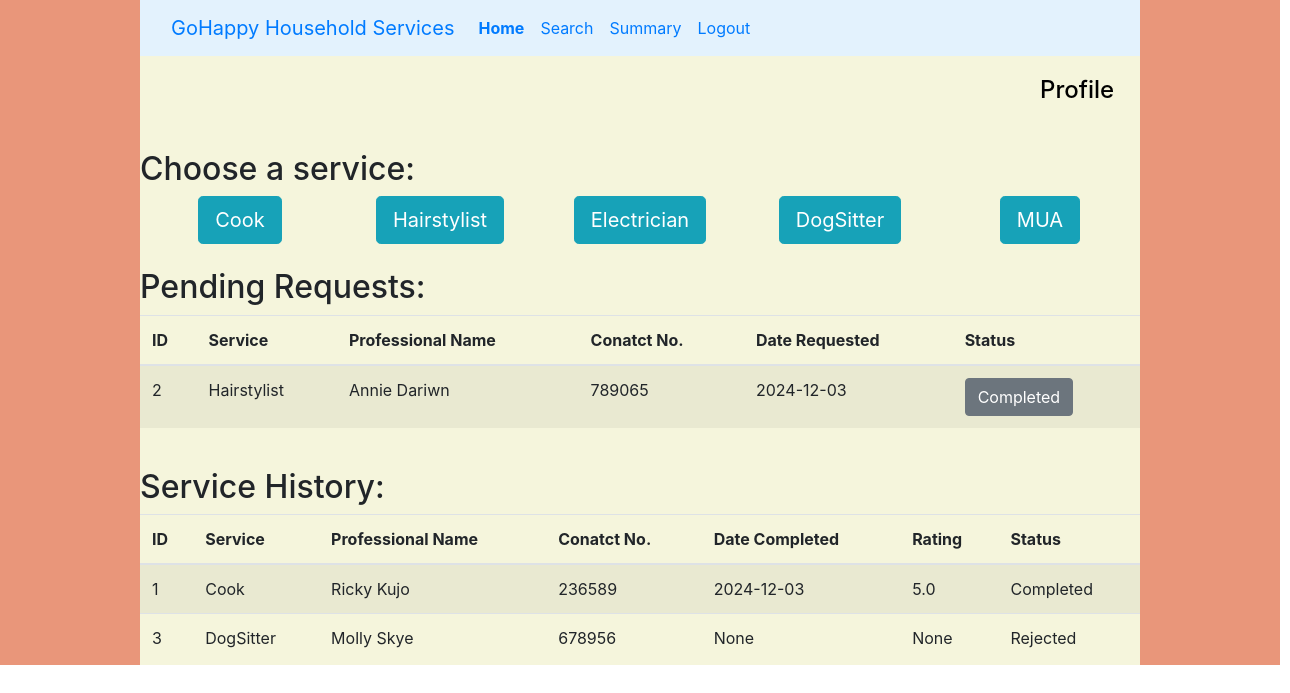
Page /dashb_customer/1 on the committed database.
### application/models.py (models this page shows)
class Services(db.Model):
    id=db.Column(db.Integer(), primary_key=True)
    name=db.Column(db.String(), nullable=False)
    baseprice=db.Column(db.Integer(), nullable=False)
    descr=db.Column(db.String(), nullable=False)
    searchdescr=db.Column(db.String(), nullable=False)

class Servicerequest(db.Model):
    bookingid=db.Column(db.Integer(), primary_key=True)
    custid=db.Column(db.String(), db.ForeignKey("customers.userid"), nullable=False)
    profesid=db.Column(db.String(), db.ForeignKey("professionals.userid"), nullable=False)
    datecreated=db.Column(db.String(), nullable=False)
    datecompleted=db.Column(db.String(), nullable=True)
    status=db.Column(db.String(), nullable=False)
    ratings=db.Column(db.Float(), nullable=True)
    remarks=db.Column(db.String(), nullable=True)

class Professionals(db.Model):
    userid=db.Column(db.Integer(), nullable=False, primary_key=True)
    fullname=db.Column(db.String(), nullable=False)
    contactno=db.Column(db.Integer(), nullable=False)
    emailid=db.Column(db.String(), nullable=False, unique = True)
    pswd=db.Column(db.String(), nullable=False)
    service=db.Column(db.String(), nullable=False)
    experience=db.Column(db.Integer(), nullable=False)
    address=db.Column(db.String(), nullable=False)
    searchaddress=db.Column(db.String(), nullable=False)
    pincode=db.Column(db.Integer(), nullable=False)
    avg_rating=db.Column(db.Float(), nullable=True)
    docs=db.Column(db.String, nullable=True)
    rating_sum=db.Column(db.Integer(), nullable=True)
    ratings_count=db.Column(db.Integer(), nullable=True)
    active=db.Column(db.String(), nullable=False)
    servicerequest = db.relationship('Servicerequest', backref='professionals')

### application/controllers.py (the view)
@app.route('/dashb_customer/<int:userid>', methods=['GET', 'POST'])
def dashbc(userid):
    services=Services.query.all()
    pendingreqs=db.session.query(Servicerequest.bookingid, Professionals.service, Professionals.fullname, Professionals.contactno, Servicerequest.datecreated, Servicerequest.status).join(Servicerequest).filter(Servicerequest.custid==userid, Servicerequest.status.in_(['Pending', 'Accepted']))
    servicehist=db.session.query(Servicerequest.bookingid, Professionals.service, Professionals.fullname, Professionals.contactno, Servicerequest.datecompleted, Servicerequest.ratings, Servicerequest.status).join(Servicerequest).filter(Servicerequest.custid==userid, Servicerequest.status.in_(['Completed', 'Rejected']))
    userdetails=Customers.query.get(userid)
    return render_template('dashb_customer.html', id=userid, services=services, pendingreqs=pendingreqs, servicehist=servicehist, userdetails=userdetails)

### templates/dashb_customer.html (shortened to what this page needs)
<!DOCTYPE html>
<html lang="en">
<head>
    <link href="https://stackpath.bootstrapcdn.com/bootstrap/4.5.2/css/bootstrap.min.css" rel="stylesheet">
    <link rel="stylesheet" href="/static/dashb.css">
</head>
<body>
<div id = "main">
<div id = "box">
    <nav class="navbar navbar-expand-lg bg-body-tertiary" style="background-color: #e3f2fd !important;">
        <div class="container-fluid">
        <a class="navbar-brand" href="#">GoHappy Household Services</a>
        <div class="collapse navbar-collapse" id="navbarNavAltMarkup">
        <div class="navbar-nav">
        <a class="nav-link active" aria-current="page" href="#"><b>Home</b></a>
        <a class="nav-link" href="/search_customer/{{id}}">Search</a>
        <a class="nav-link" href="/summary_customer/{{id}}">Summary</a>
        <a class="nav-link" href="/login_customer">Logout</a>
        </div>
        </div>
        </div>
    </nav>
    <div id = "profile">
        <form action = '/profilecust/{{id}}' method = 'post'>
        <h4><a style="text-decoration: none; color:rgb(0, 0, 0)" href = "#" data-bs-toggle="modal" data-bs-target="#staticBackdrop">Profile</a></h4>
        </form>
    </div>
    <br>
    <h2>Choose a service:</h2>
        <div class="container text-center">
        <div class="row row-cols-2 row-cols-lg-5 g-2 g-lg-3">
        {% if services %}
        {% for s in services %}
        <div class="col">
        <a href="/dashb_customer/{{id}}/{{s.name}}"><div class="btn btn-info btn-lg" title="{{s.descr}}">{{s.name}}</div></a>
        </div>
        {% endfor %}
        {% else %}
        <h4>No services available</h4>
        {% endif %}
        </div>
        </div>
    <br>
    <h2>Pending Requests:</h2>
        {% if pendingreqs.count() == 0 %}
            <h4>No Pending Requests</h4>
        {% else %}
            <table class ="table table-striped !important">
                <thead>
                <tr>
                <th scope="col"> ID </th>
                <th scope="col"> Service </th>
                <th scope="col"> Professional Name </th>
                <th scope="col"> Conatct No. </th>
                <th scope="col"> Date Requested </th>
                <th scope="col"> Status </th>
                </tr>
                </thead>
                <tbody>
                {% for l in pendingreqs%}
                <tr>
                <td>{{l[0]}}</td>
                <td>{{l[1]}}</td>
                <td>{{l[2]}}</td>
                <td>{{l[3]}}</td>
                <td>{{l[4]}}</td>
                {% if l[5]=='Pending' %}
                <td>Requested</td>
                {% else %}
                    <form action ="/dashb_customer/completed/{{l[0]}}" method = 'post'>
                        <td><button type="button" class="btn btn-secondary" data-bs-toggle="modal" data-bs-target="#rating">
                        Completed
                        </button></td>
                </form>
                {%endif%}
                </tr>
                {% endfor %}
                </tbody>
            </table>
        {% endif %}
    <br>
    <h2>Service History:</h2>
    {% if servicehist.count()!=0 %}
        <table class ="table table-striped">
            <thead>
                <tr>
                <th scope="col"> ID </th>
                <th scope="col"> Service </th>
                <th scope="col"> Professional Name </th>
                <th scope="col"> Conatct No. </th>
                <th scope="col"> Date Completed </th>
                <th scope="col"> Rating </th>
                <th scope="col"> Status </th>
                </tr>
            </thead>
            <tbody>
            {% for l in servicehist %}
                <tr>
                <td>{{l[0]}}</td>
                <td>{{l[1]}}</td>
                <td>{{l[2]}}</td>
                <td>{{l[3]}}</td>
                <td>{{l[4]}}</td>
                <td>{{l[5]}}</td>
                <td>{{l[6]}}</td>
                </tr>
                {% endfor %}
            </tbody>
        </table>
    {% else %}
    <h4>No History</h4>
    {% endif %}
</div>
</div>
</body>
</html>

### static/dashb.css (style rules this page uses)
#main { background-color:darksalmon; width:1280px; min-height:665px; height:auto; }
#box { background-color: beige; width:auto; min-height:665px; height: auto; margin-left: 140px; margin-right: 140px; }
#profile { width: 100px; height: 50px; margin-left : 900px; margin-top: 20px; }

### rows in the picture
Services: name "Cook"
Services: name "Hairstylist"
Services: name "Electrician"
Services: name "DogSitter"
Services: name "MUA"
Servicerequest: bookingid "2", service "Hairstylist", fullname "Annie Dariwn", contactno "789065", datecreated "2024-12-03"
Servicerequest: bookingid "1", service "Cook", fullname "Ricky Kujo", contactno "236589", datecompleted "2024-12-03", ratings "5.0", status "Completed"
Servicerequest: bookingid "3", service "DogSitter", fullname "Molly Skye", contactno "678956", l "None", status "Rejected"
